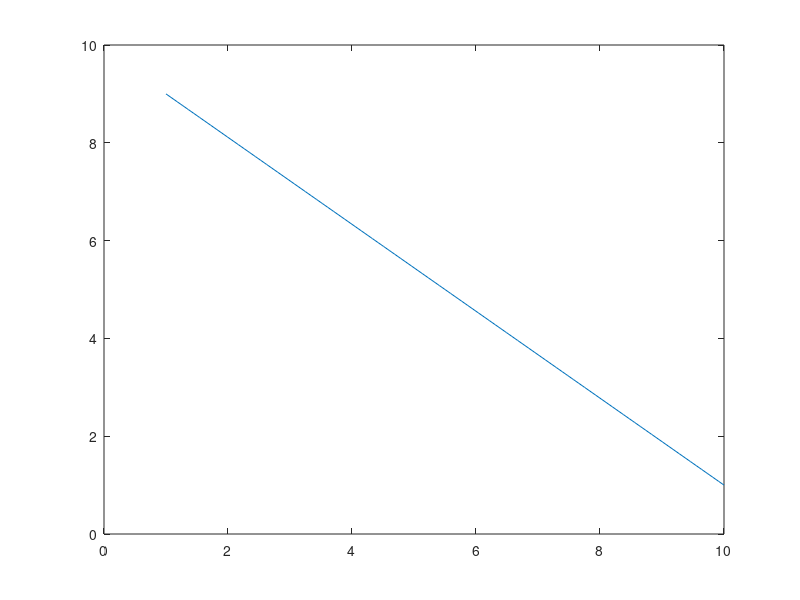

This figure's MATLAB source:
x = zeros(1,100);
y = zeros(1,100);
x(1) = 1;
y(1) = 9;
x(100) = 10;
y(100) = 1;
for alpha = 2:99
    x(alpha) = (alpha*0.01)*x(100)+(1-alpha*0.01)*x(1);
    y(alpha) = (alpha*0.01)*y(100)+(1-alpha*0.01)*y(1);
end
figure(1)
plot(x,y)